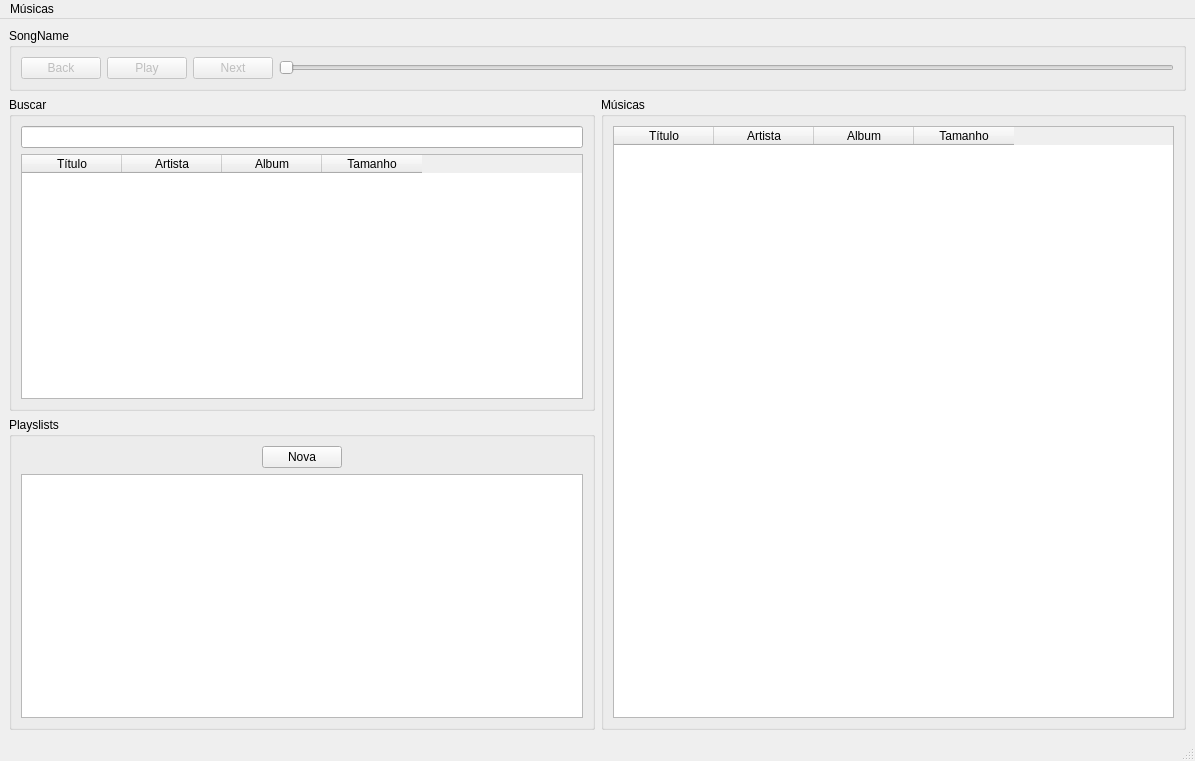
<?xml version="1.0" encoding="UTF-8"?>
<ui version="4.0">
 <class>MainWindow</class>
 <widget class="QMainWindow" name="MainWindow">
  <property name="geometry">
   <rect>
    <x>0</x>
    <y>0</y>
    <width>1195</width>
    <height>761</height>
   </rect>
  </property>
  <property name="windowTitle">
   <string>spotify-playlist-qt</string>
  </property>
  <widget class="QWidget" name="centralwidget">
   <layout class="QVBoxLayout" name="verticalLayout_7">
    <item>
     <widget class="QGroupBox" name="groupBoxCurrentSong">
      <property name="title">
       <string>SongName</string>
      </property>
      <layout class="QHBoxLayout" name="horizontalLayout">
       <item>
        <widget class="QPushButton" name="pushButtonBack">
         <property name="enabled">
          <bool>false</bool>
         </property>
         <property name="text">
          <string>Back</string>
         </property>
        </widget>
       </item>
       <item>
        <widget class="QPushButton" name="pushButtonPlay">
         <property name="enabled">
          <bool>false</bool>
         </property>
         <property name="text">
          <string>Play</string>
         </property>
        </widget>
       </item>
       <item>
        <widget class="QPushButton" name="pushButtonNext">
         <property name="enabled">
          <bool>false</bool>
         </property>
         <property name="text">
          <string>Next</string>
         </property>
        </widget>
       </item>
       <item>
        <widget class="QSlider" name="horizontalSliderSongProgress">
         <property name="enabled">
          <bool>false</bool>
         </property>
         <property name="orientation">
          <enum>Qt::Horizontal</enum>
         </property>
        </widget>
       </item>
      </layout>
     </widget>
    </item>
    <item>
     <layout class="QHBoxLayout" name="horizontalLayout_3">
      <item>
       <layout class="QVBoxLayout" name="verticalLayout_6">
        <item>
         <widget class="QGroupBox" name="groupBoxSearch">
          <property name="title">
           <string>Buscar</string>
          </property>
          <layout class="QVBoxLayout" name="verticalLayout_3">
           <item>
            <layout class="QVBoxLayout" name="verticalLayout">
             <item>
              <widget class="QLineEdit" name="lineEditSearch"/>
             </item>
             <item>
              <widget class="QTableWidget" name="tableWidgetSearch">
               <column>
                <property name="text">
                 <string>Título</string>
                </property>
               </column>
               <column>
                <property name="text">
                 <string>Artista</string>
                </property>
               </column>
               <column>
                <property name="text">
                 <string>Album</string>
                </property>
               </column>
               <column>
                <property name="text">
                 <string>Tamanho</string>
                </property>
               </column>
              </widget>
             </item>
            </layout>
           </item>
          </layout>
         </widget>
        </item>
        <item>
         <widget class="QGroupBox" name="groupBoxPlaylist">
          <property name="title">
           <string>Playslists</string>
          </property>
          <layout class="QVBoxLayout" name="verticalLayout_4">
           <item>
            <layout class="QVBoxLayout" name="verticalLayout_2">
             <item>
              <layout class="QHBoxLayout" name="horizontalLayout_2">
               <item>
                <spacer name="horizontalSpacer">
                 <property name="orientation">
                  <enum>Qt::Horizontal</enum>
                 </property>
                 <property name="sizeHint" stdset="0">
                  <size>
                   <width>40</width>
                   <height>20</height>
                  </size>
                 </property>
                </spacer>
               </item>
               <item>
                <widget class="QPushButton" name="pushButtonNewPlaylist">
                 <property name="text">
                  <string>Nova</string>
                 </property>
                </widget>
               </item>
               <item>
                <spacer name="horizontalSpacer_2">
                 <property name="orientation">
                  <enum>Qt::Horizontal</enum>
                 </property>
                 <property name="sizeHint" stdset="0">
                  <size>
                   <width>40</width>
                   <height>20</height>
                  </size>
                 </property>
                </spacer>
               </item>
              </layout>
             </item>
             <item>
              <widget class="QListWidget" name="listWidgetPlaylist"/>
             </item>
            </layout>
           </item>
          </layout>
         </widget>
        </item>
       </layout>
      </item>
      <item>
       <widget class="QGroupBox" name="groupBoxSongs">
        <property name="title">
         <string>Músicas</string>
        </property>
        <layout class="QVBoxLayout" name="verticalLayout_5">
         <item>
          <widget class="QTableWidget" name="tableWidgetTracks">
           <column>
            <property name="text">
             <string>Título</string>
            </property>
           </column>
           <column>
            <property name="text">
             <string>Artista</string>
            </property>
           </column>
           <column>
            <property name="text">
             <string>Album</string>
            </property>
           </column>
           <column>
            <property name="text">
             <string>Tamanho</string>
            </property>
           </column>
          </widget>
         </item>
        </layout>
       </widget>
      </item>
     </layout>
    </item>
   </layout>
  </widget>
  <widget class="QMenuBar" name="menubar">
   <property name="geometry">
    <rect>
     <x>0</x>
     <y>0</y>
     <width>1195</width>
     <height>24</height>
    </rect>
   </property>
   <widget class="QMenu" name="menuMusicas">
    <property name="title">
     <string>Músicas</string>
    </property>
    <addaction name="actionUser"/>
    <addaction name="actionConnectAPI"/>
   </widget>
   <addaction name="menuMusicas"/>
  </widget>
  <widget class="QStatusBar" name="statusbar"/>
  <action name="actionUser">
   <property name="text">
    <string>Usuário</string>
   </property>
  </action>
  <action name="actionConnectAPI">
   <property name="text">
    <string>Conectar API</string>
   </property>
  </action>
 </widget>
 <resources/>
 <connections/>
</ui>
